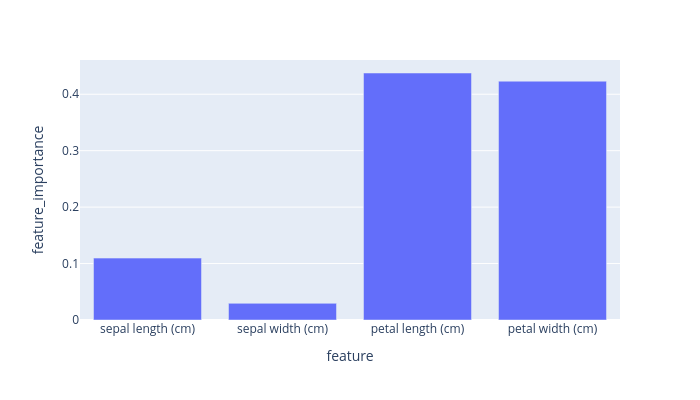

The code cell stored with this chart in its notebook:
### Code cell
features = pd.DataFrame(data={'feature': feature_names, 'feature_importance': classifier.feature_importances_})

px.bar(features, x='feature', y='feature_importance', width=700, height=400)

### Figure 1 — Plotly figure (JSON) as saved in the notebook; plotly's stock layout.template omitted (floating-point values rounded to 4 significant figures)
{"data": [{"hovertemplate": "feature=%{x}<br>feature_importance=%{y}<extra></extra>", "legendgroup": "", "marker": {"color": "#636efa", "pattern": {"shape": ""}}, "name": "", "orientation": "v", "showlegend": false, "textposition": "auto", "type": "bar", "x": ["sepal length (cm)", "sepal width (cm)", "petal length (cm)", "petal width (cm)"], "xaxis": "x", "y": [0.1097, 0.02954, 0.4376, 0.4231], "yaxis": "y"}], "layout": {"barmode": "relative", "height": 400, "legend": {"tracegroupgap": 0}, "margin": {"t": 60}, "width": 700, "xaxis": {"anchor": "y", "domain": [0, 1], "title": {"text": "feature"}}, "yaxis": {"anchor": "x", "domain": [0, 1], "title": {"text": "feature_importance"}}}}
